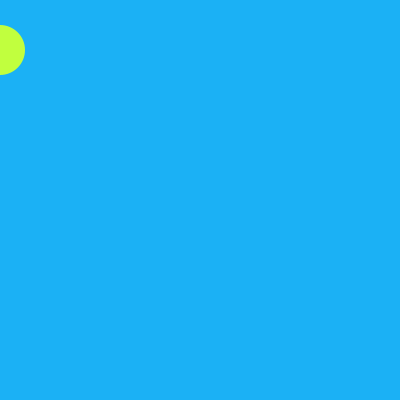
Frame 1 (no input)
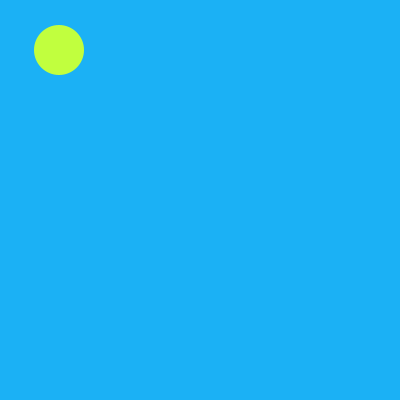
Frame 60 (the mouse pressed at the canvas centre just before this capture)
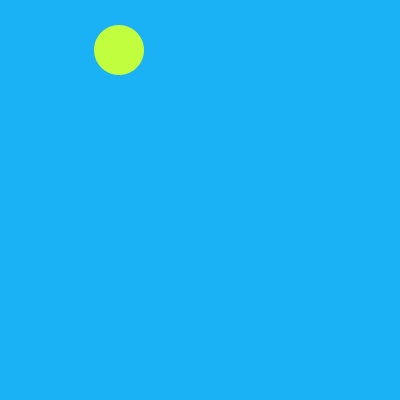
Frame 120 (the mouse held since frame 60 and released just before this capture)

The Processing sketch that drew these frames (run headless with seeded random() and noise(); from frame 60 on, the mouse is pressed at the canvas centre):

// Processing sketch: processing_124534
// ── processing_124534.pde

float circle_x = 0;

void setup() {
  size(400,400);
  
  noStroke();
  fill(#C1FF3E);
}

void draw() { 
  background(#1BB1F5);
  
  ellipse(circle_x,50, 50, 50);
  circle_x = circle_x + 1;
}
